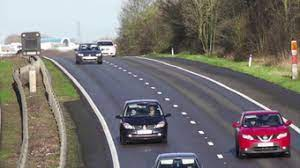
#> input picture HighwaysDepartmentImage/2298.jpg, 300 x 168 px
$ jupyter execute starter_v0.ipynb
#> lines starting #> are read from the running program, lines starting #| are printed output that depends on the picture
[cell 1]
import cv2
import numpy as np

# Load the image
img = cv2.imread('HighwaysDepartmentImage/2298.jpg')
#> img is the input picture: shape (168, 300, 3); mean B, G, R 112.8, 115, 119.5

# Resize the image to a smaller size using the INTER_AREA interpolation method
img_resized = cv2.resize(img, (640, 480), interpolation=cv2.INTER_AREA)
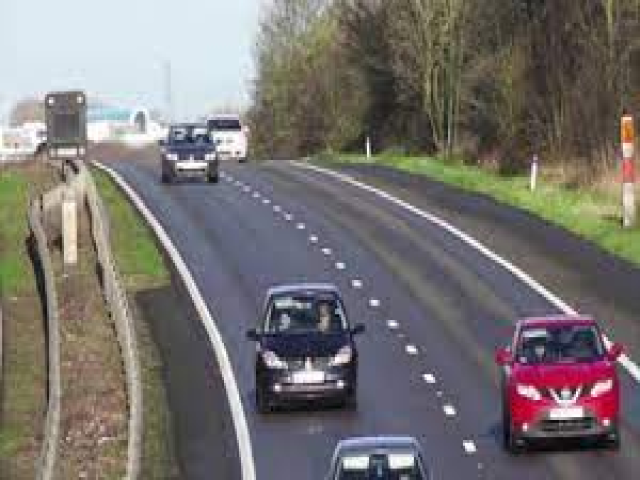
#> img_resized: shape (480, 640, 3); mean B, G, R 112.8, 115, 119.4

# Crop the image to remove unwanted areas
img_cropped = img_resized[100:400, 200:500]
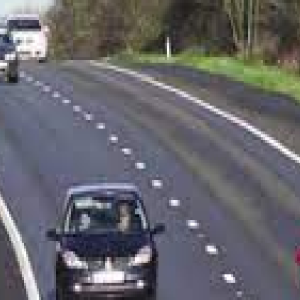
#> img_cropped: shape (300, 300, 3); mean B, G, R 107.5, 101.6, 102

# Display the original and processed images
cv2.imshow('Original Image', img)
cv2.imshow('Resized Image', img_resized)
cv2.imshow('Cropped Image', img_cropped)
cv2.waitKey(0)
cv2.destroyAllWindows()

$ run again, with HighwaysDepartmentImage/2295.jpg copied over HighwaysDepartmentImage/2298.jpg
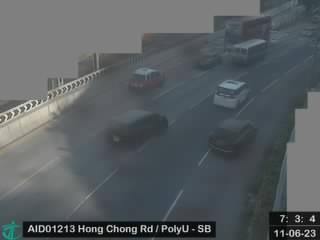
#> input picture HighwaysDepartmentImage/2295.jpg, 320 x 240 px
#> img is the input picture: shape (240, 320, 3); mean B, G, R 97.3, 94.6, 88.7
#> `img_cropped = img_resized[100:400, 200:500]`:
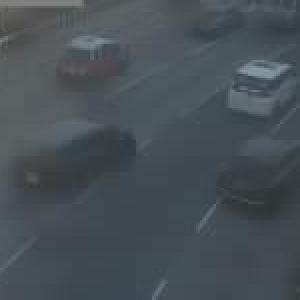
#> img_cropped: shape (300, 300, 3); mean B, G, R 86.4, 80.4, 71.5

$ run again, with HighwaysDepartmentImage/2297.jpg copied over HighwaysDepartmentImage/2298.jpg
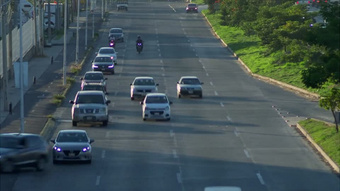
#> input picture HighwaysDepartmentImage/2297.jpg, 340 x 191 px
#> img is the input picture: shape (191, 340, 3); mean B, G, R 84.1, 83.2, 67.6
#> `img_resized = cv2.resize(img, (640, 480), interpolation=cv2.INTER_AREA)`:
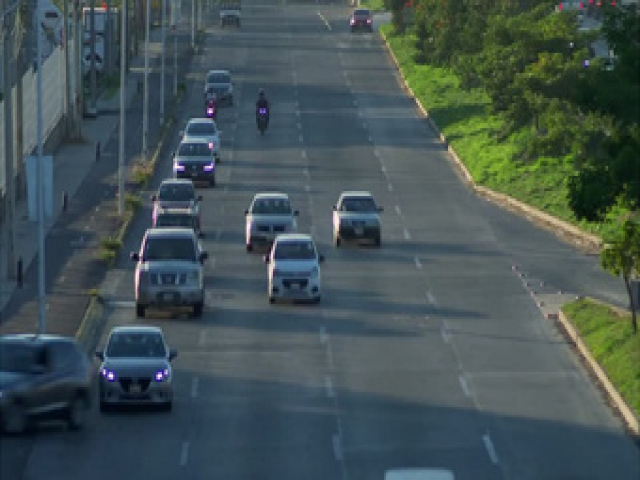
#> img_resized: shape (480, 640, 3); mean B, G, R 84.1, 83.2, 67.6
#> `img_cropped = img_resized[100:400, 200:500]`:
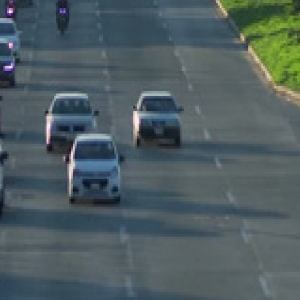
#> img_cropped: shape (300, 300, 3); mean B, G, R 97.2, 93.5, 78.9

$ run again, with HighwaysDepartmentImage/2296c.jpg copied over HighwaysDepartmentImage/2298.jpg
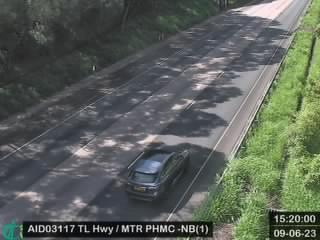
#> input picture HighwaysDepartmentImage/2296c.jpg, 320 x 240 px
#> img is the input picture: shape (240, 320, 3); mean B, G, R 89.8, 97.5, 91.1
#> `img_resized = cv2.resize(img, (640, 480), interpolation=cv2.INTER_AREA)`:
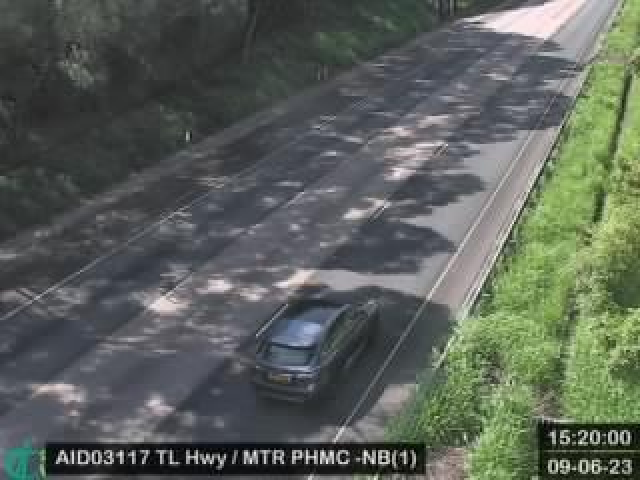
#> img_resized: shape (480, 640, 3); mean B, G, R 89.8, 97.5, 91.1
#> `img_cropped = img_resized[100:400, 200:500]`:
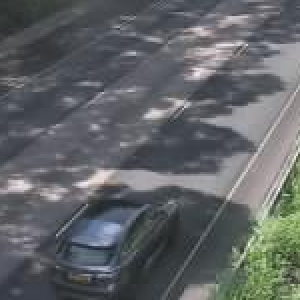
#> img_cropped: shape (300, 300, 3); mean B, G, R 102.6, 100, 96.9
